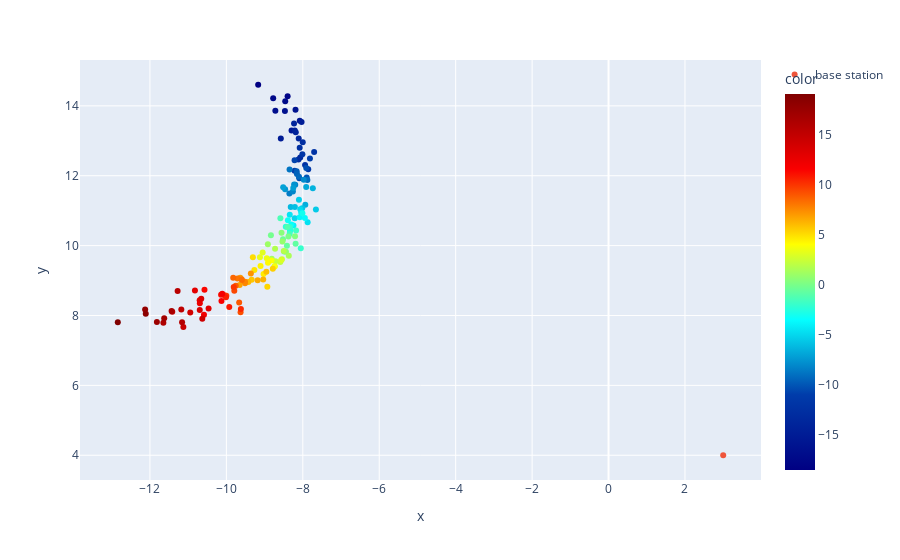

The notebook cell saved with this chart:
### Code cell
fig = px.scatter(x=point_xs, y=point_ys, color=point_vs, color_continuous_scale="Jet")
fig.add_scatter(x=[radar_x], y=[radar_y], mode="markers", name="base station")

fig.show()

### Figure 1 — Plotly figure (JSON) as saved in the notebook; plotly's stock layout.template omitted (floating-point values rounded to 4 significant figures; data arrays with more than 128 entries replaced by an {"elided": "..."} marker saying what was removed)
{"data": [{"hovertemplate": "x=%{x}<br>y=%{y}<br>color=%{marker.color}<extra></extra>", "legendgroup": "", "marker": {"color": {"elided": "151 float values"}, "coloraxis": "coloraxis", "symbol": "circle"}, "mode": "markers", "name": "", "orientation": "v", "showlegend": false, "type": "scatter", "x": {"elided": "151 float values"}, "xaxis": "x", "y": {"elided": "151 float values"}, "yaxis": "y"}, {"mode": "markers", "name": "base station", "type": "scatter", "x": [3], "y": [4]}], "layout": {"autosize": true, "coloraxis": {"colorbar": {"title": {"text": "color"}}, "colorscale": [[0, "rgb(0,0,131)"], [0.2, "rgb(0,60,170)"], [0.4, "rgb(5,255,255)"], [0.6, "rgb(255,255,0)"], [0.8, "rgb(250,0,0)"], [1, "rgb(128,0,0)"]]}, "legend": {"tracegroupgap": 0}, "margin": {"t": 60}, "xaxis": {"anchor": "y", "autorange": true, "domain": [0, 1], "range": [-13.78, 3.938], "title": {"text": "x"}, "type": "linear"}, "yaxis": {"anchor": "x", "autorange": true, "domain": [0, 1], "range": [3.179, 15.42], "title": {"text": "y"}, "type": "linear"}}}
